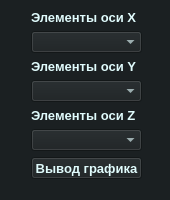
<?xml version="1.0" encoding="UTF-8"?>
<ui version="4.0">
 <class>MainWindow</class>
 <widget class="QMainWindow" name="MainWindow">
  <property name="geometry">
   <rect>
    <x>0</x>
    <y>0</y>
    <width>170</width>
    <height>200</height>
   </rect>
  </property>
  <property name="sizePolicy">
   <sizepolicy hsizetype="Fixed" vsizetype="Fixed">
    <horstretch>0</horstretch>
    <verstretch>0</verstretch>
   </sizepolicy>
  </property>
  <property name="minimumSize">
   <size>
    <width>170</width>
    <height>200</height>
   </size>
  </property>
  <property name="maximumSize">
   <size>
    <width>170</width>
    <height>200</height>
   </size>
  </property>
  <property name="windowTitle">
   <string>MainWindow</string>
  </property>
  <widget class="QWidget" name="centralwidget">
   <property name="sizePolicy">
    <sizepolicy hsizetype="Fixed" vsizetype="Fixed">
     <horstretch>0</horstretch>
     <verstretch>0</verstretch>
    </sizepolicy>
   </property>
   <property name="maximumSize">
    <size>
     <width>664</width>
     <height>600</height>
    </size>
   </property>
   <property name="styleSheet">
    <string notr="true">QWidget {
	color: #E0FBFC;
	background-color: #1b2022;
	font-size: 10pt;
	font-weight: 600;
}</string>
   </property>
   <widget class="QWidget" name="layoutWidget">
    <property name="geometry">
     <rect>
      <x>30</x>
      <y>10</y>
      <width>114</width>
      <height>170</height>
     </rect>
    </property>
    <layout class="QGridLayout" name="gridLayout">
     <property name="sizeConstraint">
      <enum>QLayout::SetDefaultConstraint</enum>
     </property>
     <item row="0" column="0">
      <widget class="QLabel" name="X">
       <property name="font">
        <font>
         <pointsize>10</pointsize>
         <weight>75</weight>
         <bold>true</bold>
        </font>
       </property>
       <property name="text">
        <string>Элементы оси X</string>
       </property>
      </widget>
     </item>
     <item row="1" column="0">
      <widget class="QComboBox" name="asd1"/>
     </item>
     <item row="2" column="0">
      <widget class="QLabel" name="Y">
       <property name="text">
        <string>Элементы оси Y</string>
       </property>
      </widget>
     </item>
     <item row="3" column="0">
      <widget class="QComboBox" name="asd2"/>
     </item>
     <item row="4" column="0">
      <widget class="QLabel" name="Z">
       <property name="text">
        <string>Элементы оси Z</string>
       </property>
      </widget>
     </item>
     <item row="5" column="0">
      <widget class="QComboBox" name="asd3"/>
     </item>
     <item row="6" column="0">
      <widget class="QPushButton" name="conclusion">
       <property name="enabled">
        <bool>true</bool>
       </property>
       <property name="sizePolicy">
        <sizepolicy hsizetype="Fixed" vsizetype="Fixed">
         <horstretch>0</horstretch>
         <verstretch>0</verstretch>
        </sizepolicy>
       </property>
       <property name="text">
        <string>Вывод графика</string>
       </property>
      </widget>
     </item>
    </layout>
   </widget>
  </widget>
 </widget>
 <resources/>
 <connections/>
</ui>
